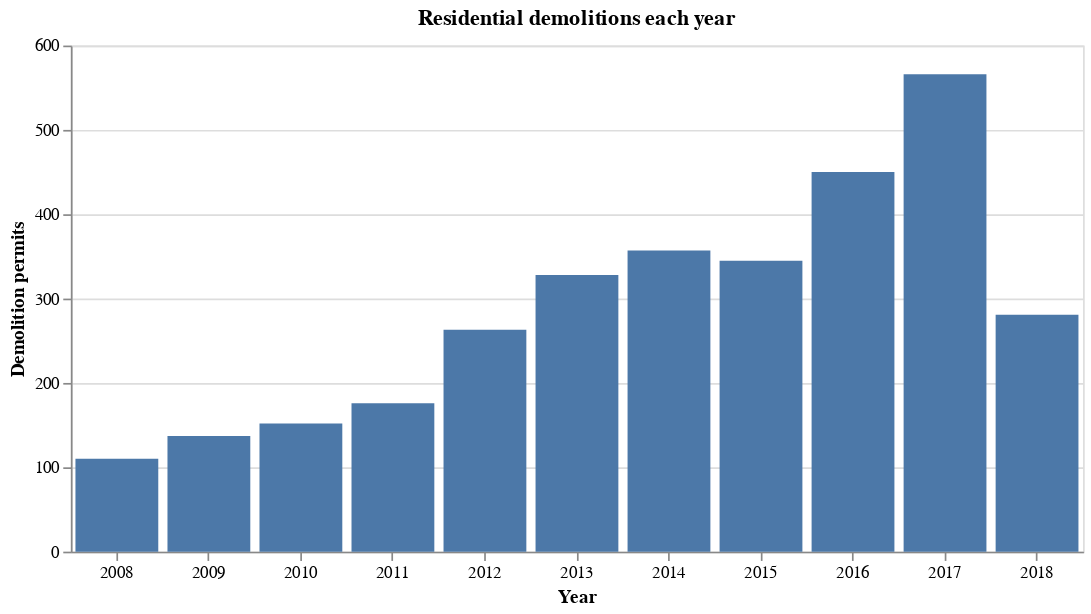

Notebook cell for this chart:
### Code cell
# make chart
alt.Chart(demos_by_year.reset_index(), title="Residential demolitions each year").mark_bar().encode(
    x=alt.X("Year:O", axis=alt.Axis(title="Year", labelAngle=0)),
    y=alt.Y("Count:Q", axis=alt.Axis(title="Demolition permits")),
).properties(width=600)

### Figure 1 — Vega-Lite specification as saved in the notebook (floating-point values rounded to 4 significant figures)
{"$schema": "https://vega.github.io/schema/vega-lite/v2.4.1.json", "config": {"view": {"height": 300, "width": 400}}, "data": {"values": [{"Count": 566, "Year": "2017", "index": 0}, {"Count": 450, "Year": "2016", "index": 1}, {"Count": 357, "Year": "2014", "index": 2}, {"Count": 345, "Year": "2015", "index": 3}, {"Count": 328, "Year": "2013", "index": 4}, {"Count": 281, "Year": "2018", "index": 5}, {"Count": 263, "Year": "2012", "index": 6}, {"Count": 176, "Year": "2011", "index": 7}, {"Count": 152, "Year": "2010", "index": 8}, {"Count": 137, "Year": "2009", "index": 9}, {"Count": 110, "Year": "2008", "index": 10}]}, "encoding": {"x": {"axis": {"labelAngle": 0, "title": "Year"}, "field": "Year", "type": "ordinal"}, "y": {"axis": {"title": "Demolition permits"}, "field": "Count", "type": "quantitative"}}, "mark": "bar", "title": "Residential demolitions each year", "width": 600}
